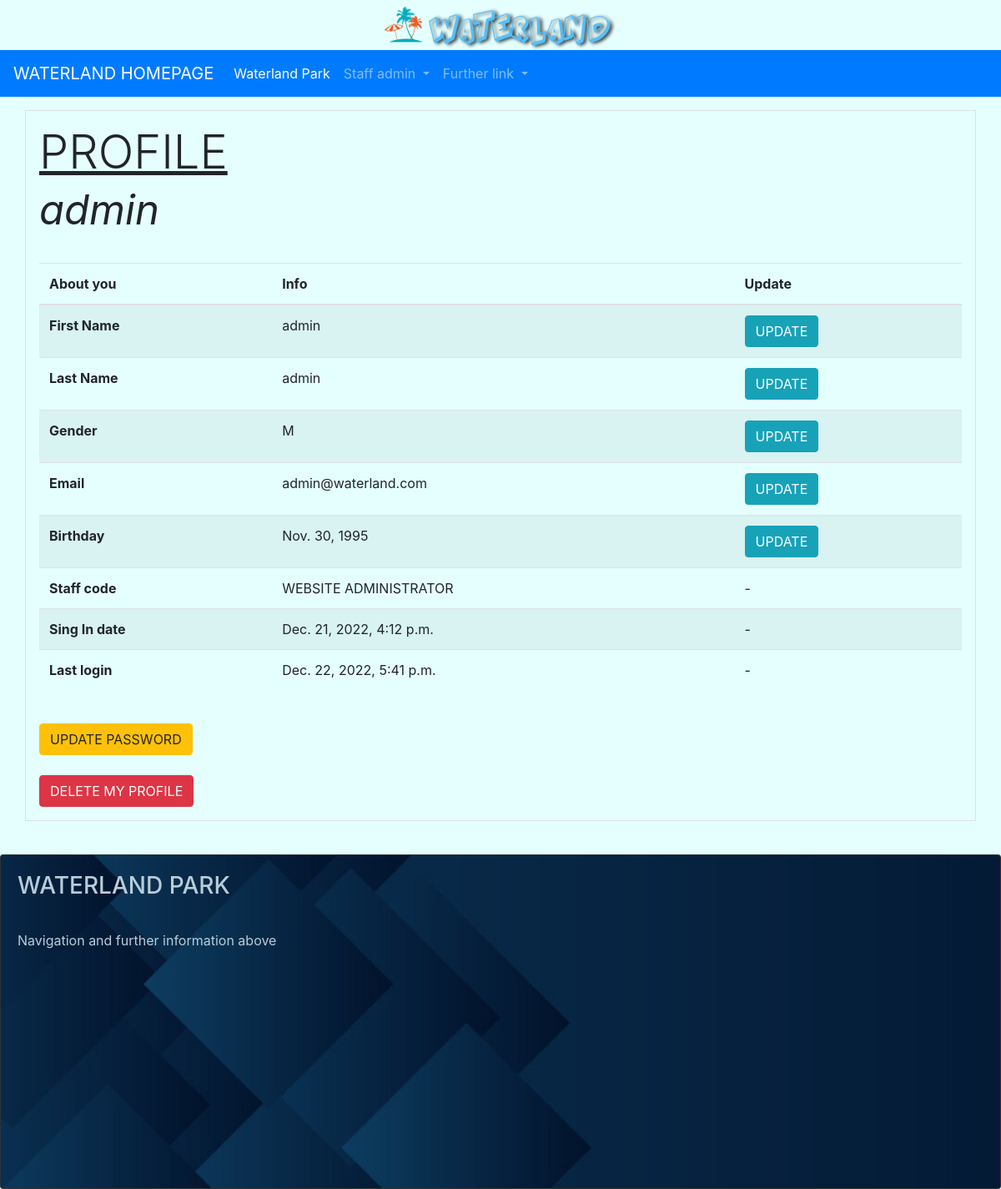
The page /userpark/user_profile/ (signed in) on the database as committed earlier.
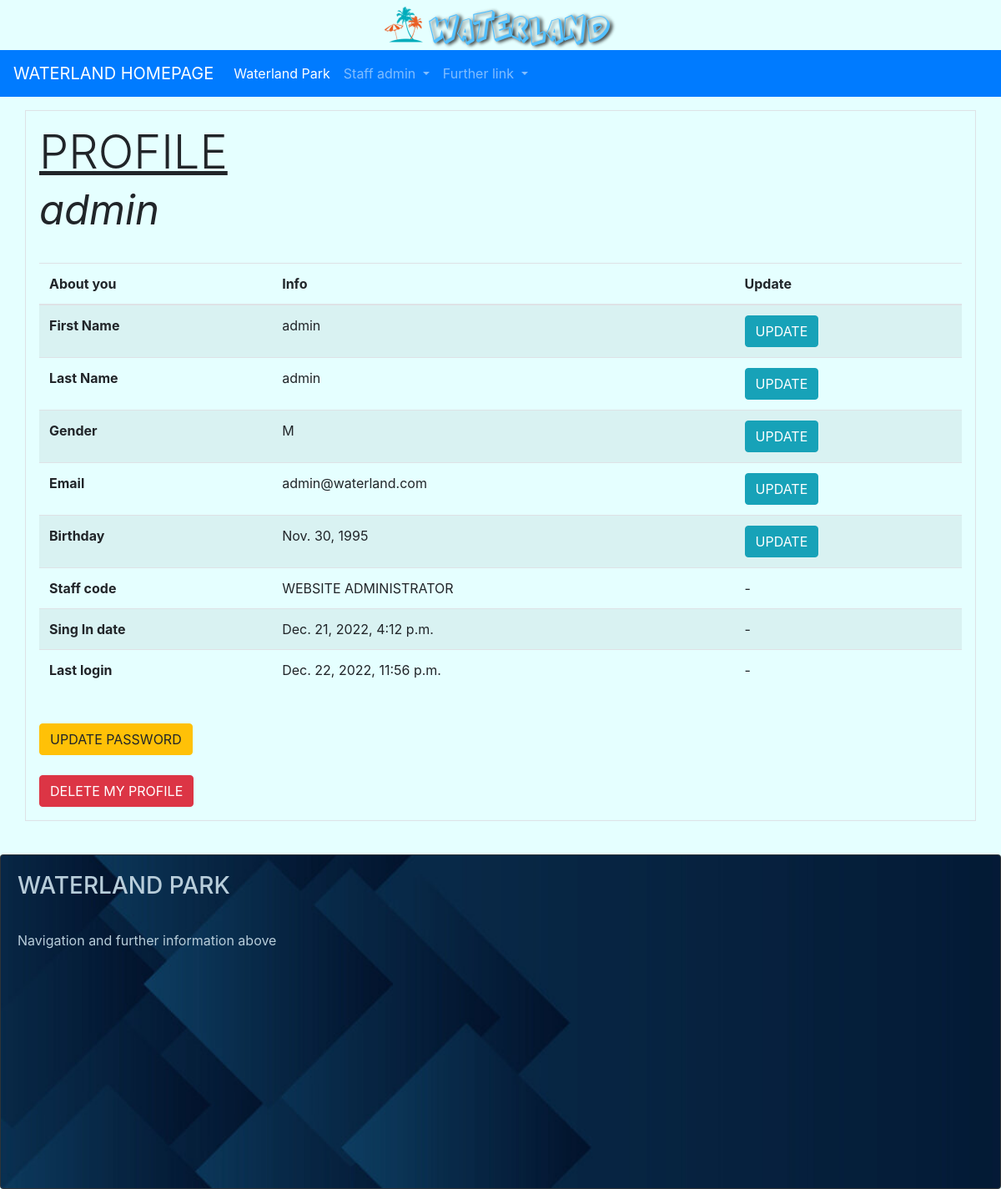
The same page on the database as committed later.
### userpark/models.py (models this page shows, shortened)
class User(AbstractUser):
    GENDER_CHOICES = (
        ('M', 'Male'),
        ('F', 'Female'),
    )
    gender = models.CharField(max_length=1, choices=GENDER_CHOICES, help_text="Are you male or female?", null=True, default=None)
    birth_date = models.DateField(help_text="Place your birthday here", null=True,
                                  validators=[MaxValueValidator(limit_value=date.today()-timedelta(days=(365*7))),
                                              MinValueValidator(limit_value=date.today()-timedelta(days=(365*100)))], default=None)
    staff_assigned_code = models.CharField(max_length=5, help_text="Place your staff code here", null=True, unique=True, default=None)
    is_staff_member = models.BooleanField(default=False)
    propic = models.ImageField(upload_to=media_directory_path, blank=True, null=True,
                               default=None, help_text='Add your profile picture here', verbose_name='Picture Profile')
    slug = models.SlugField(null=False, unique=True)  # max length disabled

### userpark/views.py (the view)
# urls.py: path('user_profile/', UserProfileView.as_view(), name='user-profile'),
class UserProfileView(LoginRequiredMixin, TemplateView):
    template_name = 'userpark/profile/profile_detail.html'
    login_url = 'userpark:login'  # Redirect Login needed
    redirect_field_name = 'redirect_to'

### userpark/templates/userpark/profile/profile_detail.html (shortened to what this page needs)
{% extends 'navbase.html' %}
{% load static %}
{% block bodybase %}
    <div class="container p-3 my-3 border">
        <h1 class="display-4"><u>PROFILE</u><br><em><small>{{ user.username }}</small></em></h1><br>
        <table class="table table-striped">
        <thead>
        <tr>
        <th scope="col">About you</th>
        <th scope="col">Info</th>
        <th scope="col">Update</th>
        </tr>
        </thead>
        <tbody>
        <tr>
        <th scope="row">First Name</th>
        <td>{{ user.first_name }}</td>
        <td><a href="{% url 'userpark:user-profile-update-firstname' user.slug %}"><button type="button" class="btn btn-info">UPDATE</button></a></td>
        </tr>
        <tr>
        <th scope="row">Last Name</th>
        <td>{{ user.last_name }}</td>
        <td><a href="{% url 'userpark:user-profile-update-lastname' user.slug %}"><button type="button" class="btn btn-info">UPDATE</button></a></td>
        </tr>
        <tr>
        <th scope="row">Gender</th>
        <td>{{ user.gender }}</td>
        <td><a href="{% url 'userpark:user-profile-update-gender' user.slug %}"><button type="button" class="btn btn-info">UPDATE</button></a></td>
        </tr>
        <tr>
        <th scope="row">Email</th>
        <td>{{ user.email }}</td>
        <td><a href="{% url 'userpark:user-profile-update-email' user.slug %}"><button type="button" class="btn btn-info">UPDATE</button></a></td>
        </tr>
        <tr>
        <th scope="row">Birthday</th>
        <td>{{ user.birth_date }}</td>
        <td><a href="{% url 'userpark:user-profile-update-birthdate' user.slug %}"><button type="button" class="btn btn-info">UPDATE</button></a></td>
        </tr>
        {% if user.is_staff %}
            <tr>
            <th scope="row">Staff code</th>
            <td>WEBSITE ADMINISTRATOR</td>
            <td>-</td>
            </tr>
        {% endif %}
        <tr>
        <th scope="row">Sing In date</th>
        <td>{{ user.date_joined }}</td>
        <td>-</td>
        </tr>
        <tr>
        <th scope="row">Last login</th>
        <td>{{ user.last_login }}</td>
        <td>-</td>
        </tr>
        </tbody>
        </table>
    <br>
    <a href="{% url 'userpark:user-profile-update-password' user.slug %}"> <button type="button" class="btn btn-warning">UPDATE PASSWORD</button> </a>
    <br><br>
    <a href="{% url 'userpark:user-profile-delete' user.slug %}"> <button type="button" class="btn btn-danger">DELETE MY PROFILE</button> </a>
    </div>
    <br>
{% endblock %}

### templates/navbase.html (shortened to what this page needs)
{% extends 'base.html' %}
{% load static %}
{% block head %}
    <nav class="navbar navbar-expand-lg navbar navbar-dark bg-primary">
      <a class="navbar-brand" href="{% url 'home' %}">WATERLAND HOMEPAGE</a>
      <div class="collapse navbar-collapse" id="navbarNavDropdown">
        <ul class="navbar-nav">
          <li class="nav-item active">
            <a class="nav-link" href="{% url 'waterland-park-info-showcase' %}">Waterland Park <span class="sr-only">(current)</span></a>
          </li>
          {% if user.is_authenticated %}
              {% if user.is_staff_member %}
                <li class="nav-item dropdown">
                <a class="nav-link dropdown-toggle" href="#" id="navbarDropdownMenuLink" role="button" data-toggle="dropdown" aria-expanded="false">
                Staff {{ user.username }}
                </a>
                </li>
          {% endif %}
          {% endif %}
          <li class="nav-item dropdown">
            <a class="nav-link dropdown-toggle" href="#" id="navbarDropdownMenuLink" role="button" data-toggle="dropdown" aria-expanded="false">
              Further link
            </a>
          </li>
        </ul>
      </div>
    </nav>
{% endblock %}
{% block body %}
    {% block bodybase %}{% endblock %}
        <footer>
            <div class="card bg-dark text-white">
              <img src="{% static 'img/footer.jpg' %}" class="card-img" alt="footerimg">
              <div class="card-img-overlay">
                <h3 class="card-title" style="color:#b8cdda ; ">WATERLAND PARK</h3>
                  <br>
                <p class="card-text" style="color:#b8cdda ; ">Navigation and further information above</p>
              </div>
            </div>
        </footer>
{% endblock %}

Rows that differ between the two databases and show on the page:
changed User "admin": last_login "Dec. 22, 2022, 5:41 p.m." → "Dec. 22, 2022, 11:56 p.m."
